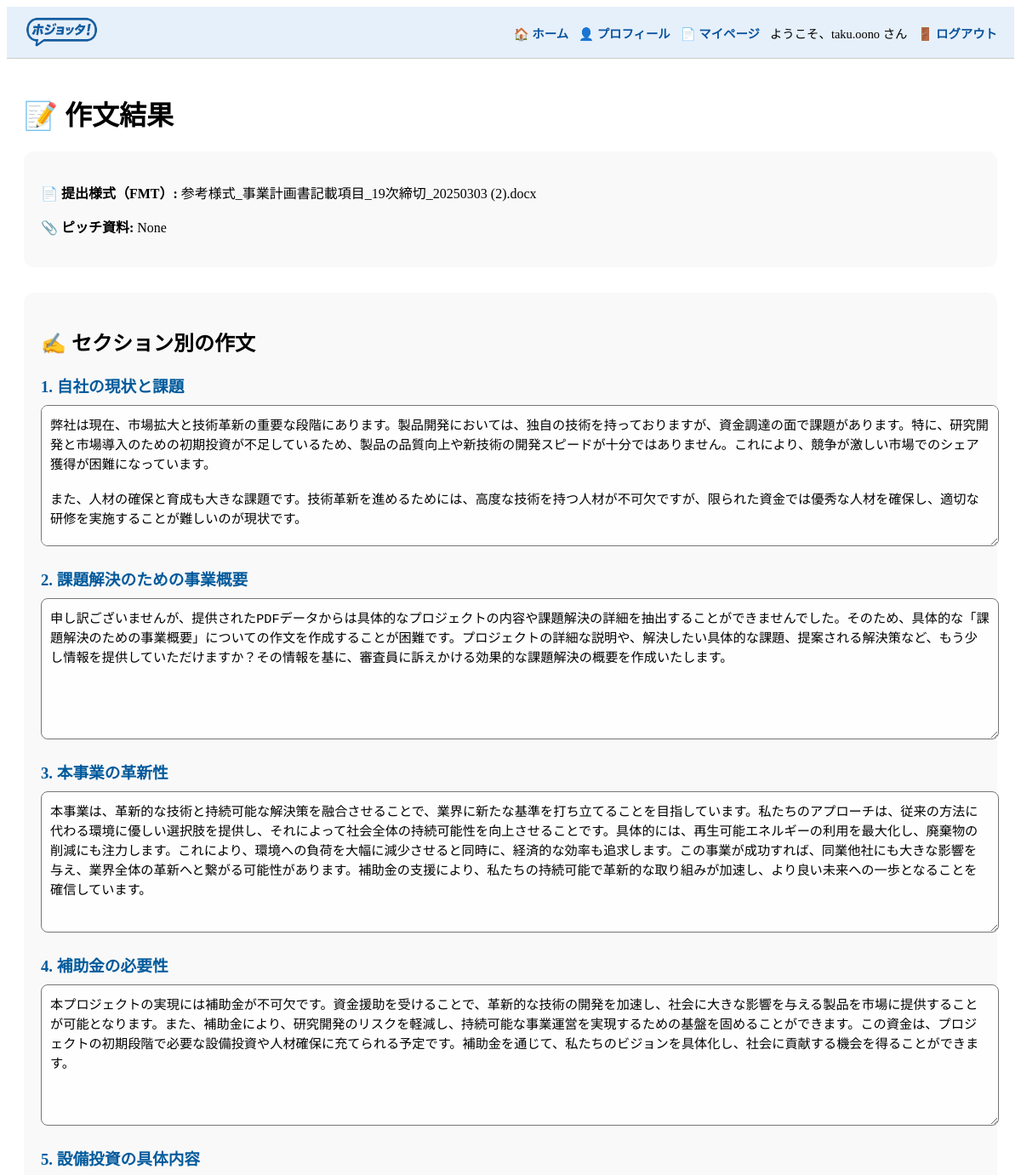
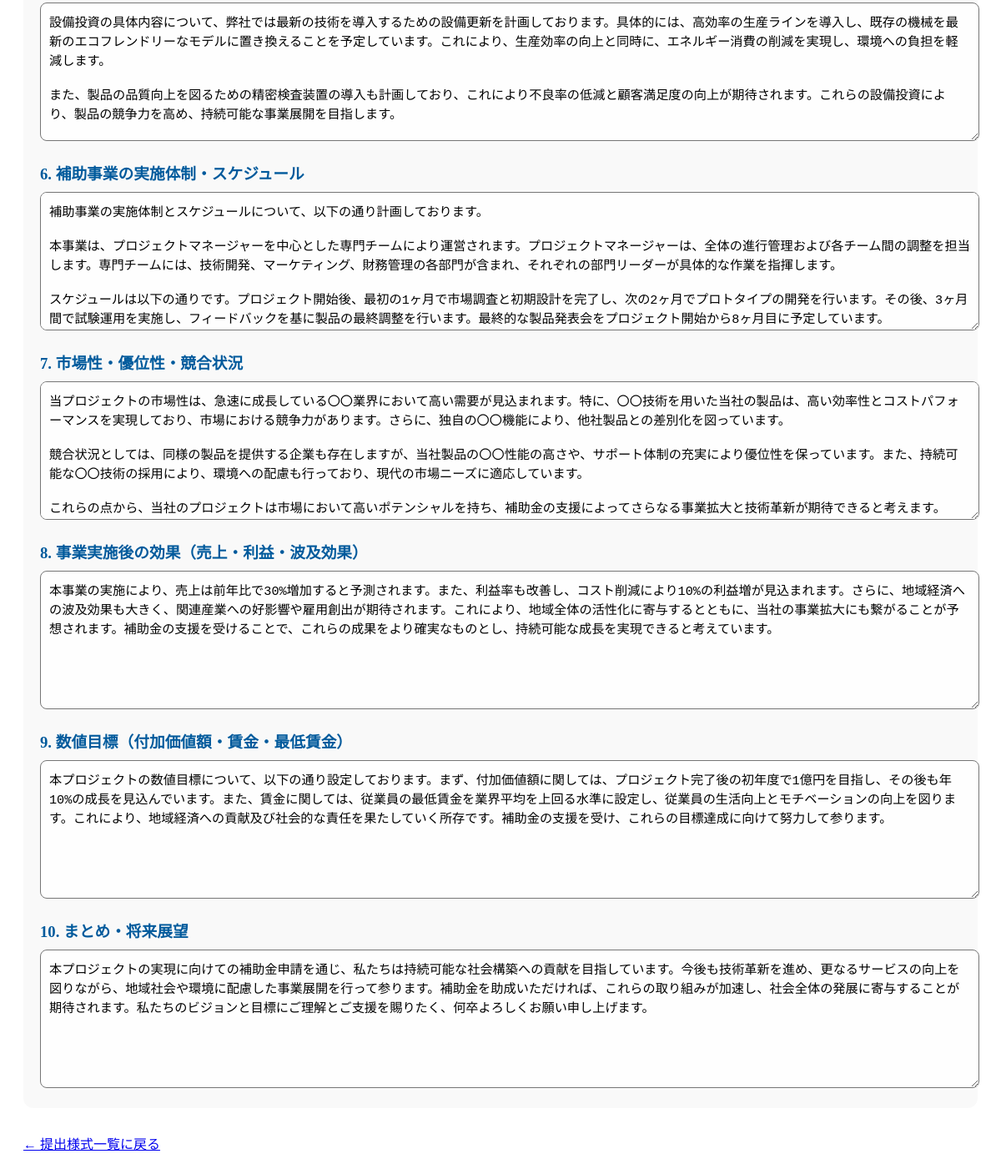
Screenshot of /upload/7/fmt/7/generate (signed in) with the database file from the repository (2 pictures, top to bottom).
### app/models.py (models this page shows)
class FmtUpload(SQLModel, table=True):
    id: Optional[int] = Field(default=None, primary_key=True)
    upload_id: int = Field(foreign_key="upload.id")  # 公募要領（Upload）に紐づく
    filename: str  # 元ファイル名（例：jigyou_keikaku.docx）
    file_path: str  # 保存先パス（例：uploaded_fmt/upload_1/jigyou_keikaku.docx）
    uploaded_at: str  # 日時文字列（ISO形式）
    section: Optional[str] = None  # 種別（事業計画、体制など）※任意
    has_generated: bool = Field(default=False)  # 作文生成済みかどうか
    fmt_type: Optional[str] = Field(default="monozukuri", nullable=True)
    generated_json: Optional[str] = Field(default=None, nullable=True)

class Upload(SQLModel, table=True):
    id: Optional[int] = Field(default=None, primary_key=True)
    user_id: int = Field(foreign_key="user.id")
    filename: str
    title: Optional[str] = None
    upload_time: str
    parsed_text: Optional[str] = None
    status: Optional[str] = None
    requirements_summary: Optional[str] = None
    eligibility_result: Optional[str] = None
    eligibility_status: Optional[str] = None
    extracted_by_ai: Optional[bool] = Field(default=False)
    fmt_filename: Optional[str] = Field(default=None, nullable=True)
    pitch_filename: Optional[str] = Field(default=None, nullable=True)
    is_active: bool = Field(default=True)

### app/routes_upload.py (the view)
@router.get("/upload/{upload_id}/fmt/{fmt_id}/generate", response_class=HTMLResponse)
async def show_generated_plan(
    request: Request,
    upload_id: int,
    fmt_id: int,
    db: Session = Depends(get_db),
    user: dict = Depends(get_current_user)
):
    upload = db.get(Upload, upload_id)
    fmt = db.get(FmtUpload, fmt_id)
    if not upload or not fmt:
        raise HTTPException(status_code=404, detail="データが見つかりません")
    if upload.user_id != user["id"] and not user.get("is_admin"):
        raise HTTPException(status_code=403, detail="アクセスできません")
    import json
    sections = json.loads(fmt.generated_json) if fmt.generated_json else []
    return templates.TemplateResponse("upload_generate.html", {
        "request": request,
        "upload": upload,
        "fmt": fmt,
        "sections": sections
    })

### app/templates/upload_generate.html (shortened to what this page needs)
{% extends "base.html" %}
{% block content %}
<h1>📝 作文結果</h1>
<div class="card">
  <p><strong>📄 提出様式（FMT）:</strong> {{ fmt.filename }}</p>
  <p><strong>📎 ピッチ資料:</strong> {{ upload.pitch_filename }}</p>
</div>
{% if sections %}
  <div class="card">
    <h2>✍️ セクション別の作文</h2>
    {% for section in sections %}
      <div style="margin-top: 20px;">
        <h3>{{ section.title }}</h3>
        <textarea rows="8" readonly>{{ section.content }}</textarea>
      </div>
    {% endfor %}
  </div>
{% endif %}
<p><a href="/upload/{{ upload.id }}/fmt">← 提出様式一覧に戻る</a></p>
{% endblock %}

### app/templates/upload_generate.html (style rules this page uses)
.card { background: #f9f9f9; border-radius: 12px; padding: 20px; margin-bottom: 30px; }
textarea { width: 100%; padding: 10px; border-radius: 8px; font-size: 0.95rem; background: #fefefe; }
h3 { margin-bottom: 10px; color: #005a9c; }

### rows the page displays
FmtUpload: filename "参考様式_事業計画書記載項目_19次締切_20250303 (2).docx"
Upload: pitch_filename "None"

### other values shown
{{ request.session['user']['username'] }} "taku.oono"
{{ section.title }} "1. 自社の現状と課題" "2. 課題解決のための事業概要" "3. 本事業の革新性" "4. 補助金の必要性" "5. 設備投資の具体内容" "6. 補助事業の実施体制・スケジュール" "7. 市場性・優位性・競合状況" "8. 事業実施後の効果（売上・利益・波及効果）" "9. 数値目標（付加価値額・賃金・最低賃金）" "10. まとめ・将来展望"
